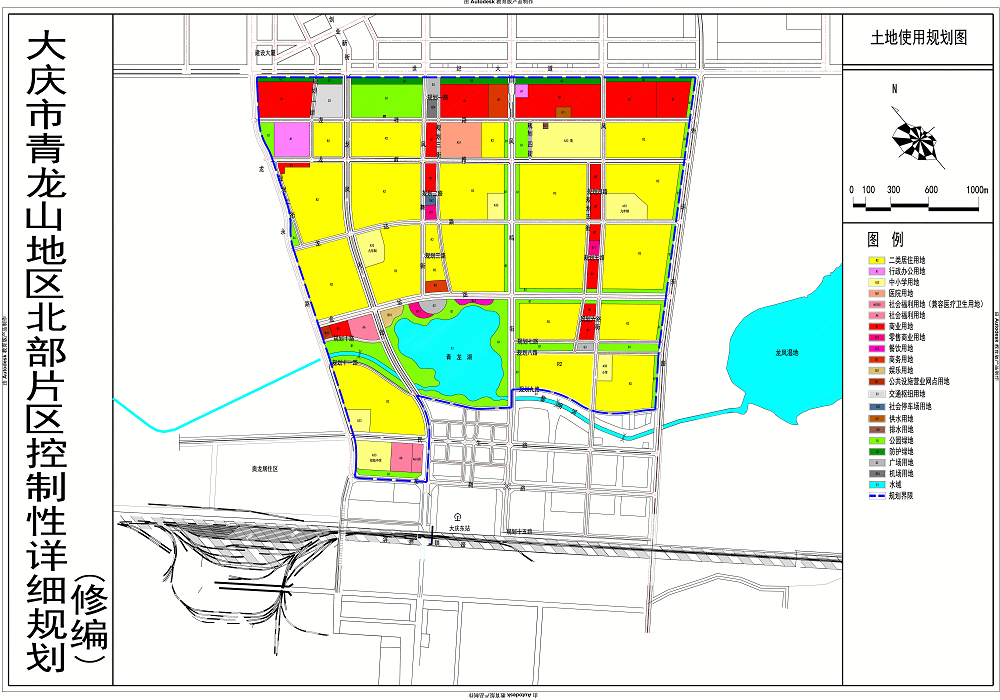
#> input picture color-match/cmr1.png, 1000 x 700 px
$ jupyter execute color-match-roi.ipynb
#> lines starting #> are read from the running program, lines starting #| are printed output that depends on the picture; after the words box and inside, x2 and y2 are one past the last pixel; in counts of white or black regions, pixels touching at a corner belong together
[cell 1]
import numpy as np
import cv2 as cv

"""缩小图像,方便看效果
resize会损失像素，造成边缘像素模糊，不要再用于计算的原图上使用
"""
def resizeImg(src):
    height, width = src.shape[:2]
    size = (800, int(height * 800/width))
    img = cv.resize(src, size, interpolation=cv.INTER_AREA)
    return img

"""根据threshold重新计算BGR的值
"""
def bgrWithThreshold(bgr, threshold):

    if type(bgr) == np.ndarray:
        bgr_list = bgr.tolist()
    elif type(bgr) == tuple:
        bgr_list = list(bgr)

    newBgr = []
    for x in bgr_list:
        if x + threshold < 0:
            newBgr.append(0)
        elif x + threshold > 255:
            newBgr.append(255)
        else:
            newBgr.append(x + threshold )

    return newBgr

def findPts(mask):
    contours, hierarchy = cv.findContours(mask, cv.RETR_EXTERNAL, cv.CHAIN_APPROX_SIMPLE)
    print(len(contours))
    listx = []
    listy=[]

    for i in range(0, len(contours)):
        c = contours[i]
        size = cv.contourArea(c)
        print(size)
        if size > 0:
            M = cv.moments(c)
            print(M)
            cX = int(M["m10"] / M["m00"])
            cY = int(M["m01"] / M["m00"])
            listx.append(cX)
            listy.append(cY)

    listxy = list(zip(listx,listy))
    listxy = np.array(listxy)
    return listxy

# 原图
img_white_bg = cv.imread('cmr1.png')
#> img_white_bg is the input picture: shape (700, 1000, 3); mean B, G, R 205.1, 231.6, 227.5
cv.imshow("img_white_bg", resizeImg(img_white_bg))
#> in resizeImg, `img = cv.resize(src, size, interpolation=cv.INTER_AREA)`:
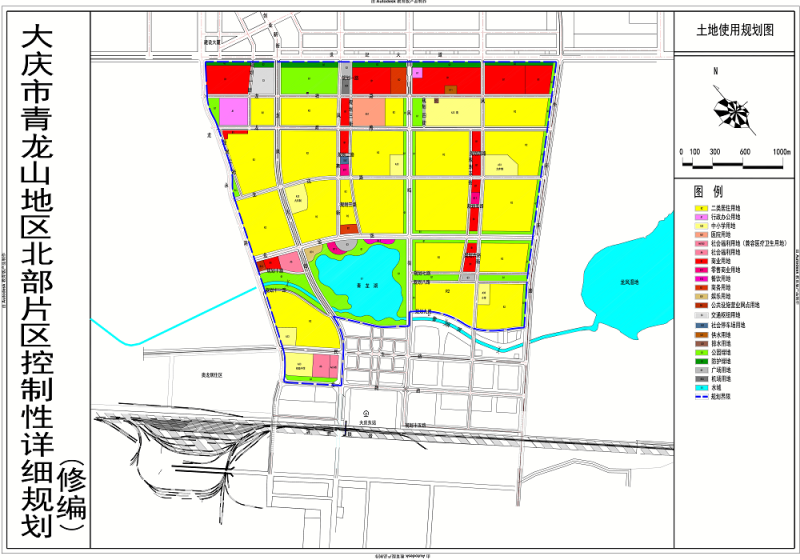
#> img: shape (560, 800, 3); mean B, G, R 205.1, 231.6, 227.5

segment_line_color = (255,0,0)
# 图片里的颜色可能和示例颜色不相等，适当增加点阈值来防色差
threshold = 0
lower = np.array(bgrWithThreshold(segment_line_color, -threshold), dtype="uint8")
upper = np.array(bgrWithThreshold(segment_line_color, threshold), dtype="uint8")
# 根据阈值找到对应颜色区域，黑底白块
mask = cv.inRange(img_white_bg, lower, upper)
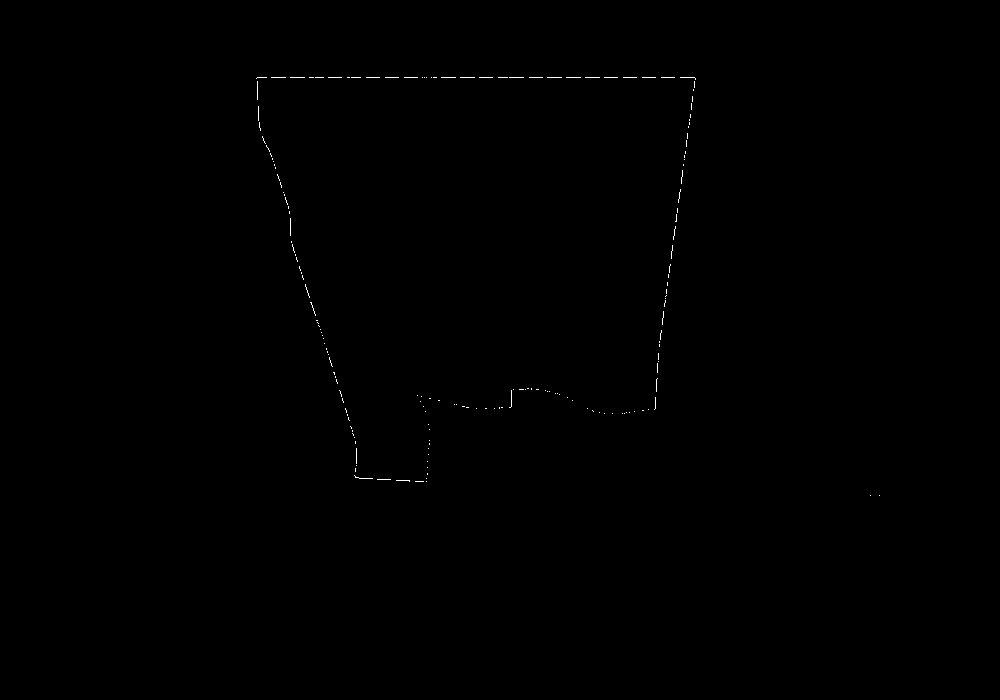
#> mask: shape (700, 1000); 0.14% white in thin lines or dots, all inside (x1, y1, x2, y2) = (256, 77, 880, 496)
cv.imshow("mask", resizeImg(mask))

# 找出所有的轮廓点
idx = cv.findNonZero(mask)
#> idx = contour of 986 points, box (x1, y1, x2, y2) (256, 77, 880, 496), area 40468
# blackBg = np.full(mask.shape[:2], 0, dtype=np.uint8)
# blackBg = cv.merge((blackBg,blackBg,blackBg))
blackBg = np.zeros(img_white_bg.shape, dtype=np.uint8)
# pts = idx # np.array([[10,5],[20,30],[70,20],[50,10]], np.int32)
pts = findPts(mask)
#> in findPts, `contours, hierarchy = cv.findContours(mask, cv.RETR_EXTERNAL, cv.CHAIN..`: contours = 181 contours, all with area under 20
#| 181
#> the loop in findPts, `for i in range(0, len(contours)):` made 181 passes
#> (c, size, cX, cY) on pass 5: ([[396, 480], [408, 480], [409, 481], [409, 480]], 0.5, 408, 480)
#> (size, cX, cY) on passes 8, 78, 98, 117: (0.5, 355, 476), (0.5, 333, 372), (0.5, 310, 302), (0.5, 675, 220)
#> (printed output is left out)
#> after the loop in findPts, `for i in range(0, len(contours)):`: listx = [408, 355, 333, 310, 675]; listy = [480, 476, 372, 302, 220]
#> in findPts, `listxy = list(zip(listx,listy))`: listxy = [(408, 480), (355, 476), (333, 372), (310, 302), (675, 220)]
#> in findPts, `listxy = np.array(listxy)`: listxy = [[408, 480], [355, 476], [333, 372], [310, 302], [675, 220]]
#> pts has the same summary as listxy in findPts
pts = pts.reshape((-1,1,2))
cv.polylines(blackBg,[pts],True,(0,255,255))
cv.imshow("blackBg", resizeImg(blackBg))

# black background
roiMask = np.zeros(mask.shape[:2], np.uint8)
roiMask = cv.fillConvexPoly(roiMask, idx, (255,255,255))
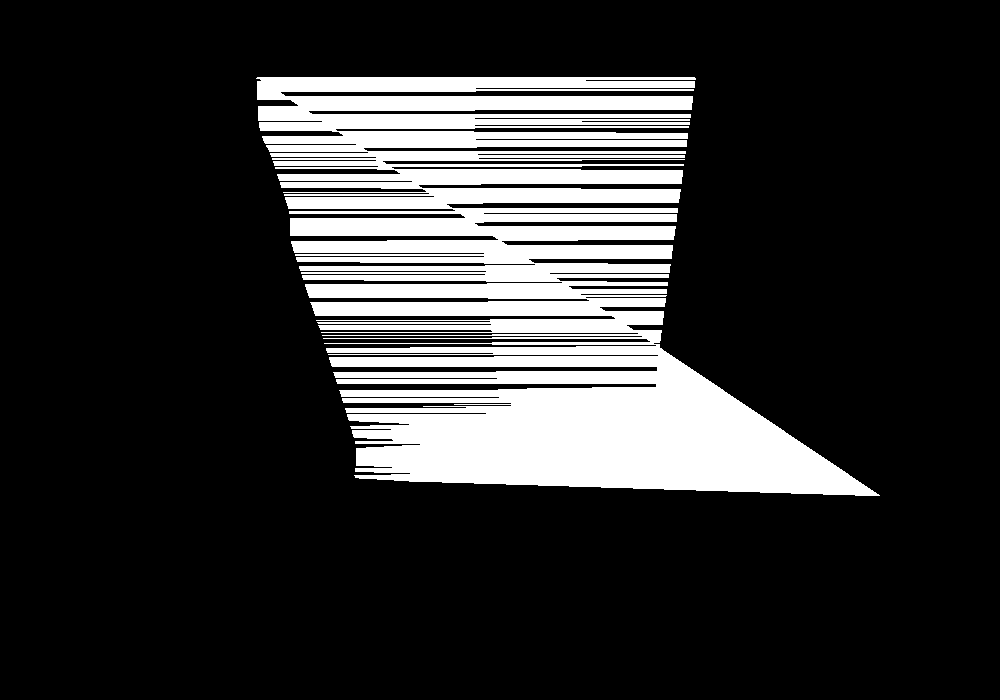
#> roiMask: shape (700, 1000); 18.9% white; 1 white region, box (x1, y1, x2, y2) and area: (256, 77, 880, 496) 132088
cv.imshow("roiMask", resizeImg(roiMask))
#> in resizeImg (call 4), `img = cv.resize(src, size, interpolation=cv.INTER_AREA)`:
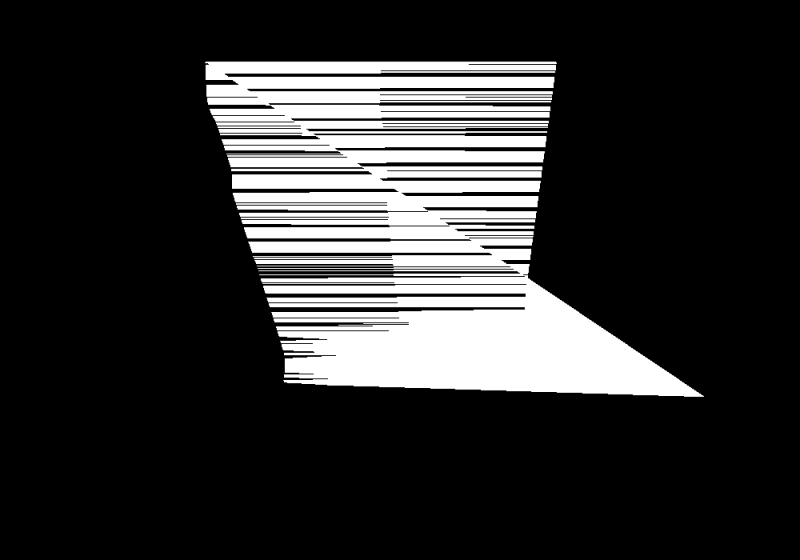
#> img: shape (560, 800); min 0, max 255, mean 48.1


cv.waitKey(0)
cv.destroyAllWindows()

[cell 2]
for i in range(2,5,2):
    print(i)

$ run again, with color-match/cmr2.png copied over color-match/cmr1.png
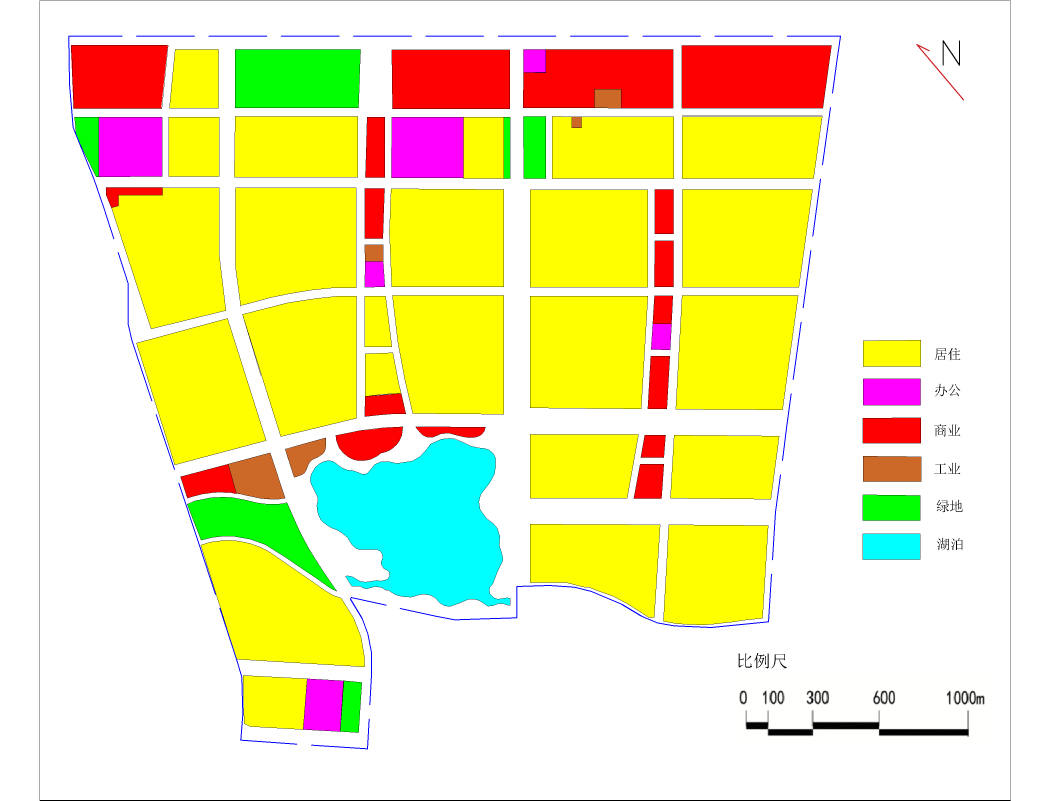
#> input picture color-match/cmr2.png, 3151 x 2401 px (shown at 1/3 size)
#> img_white_bg is the input picture: shape (2401, 3151, 3); mean B, G, R 171.5, 234, 239.1
#> `mask = cv.inRange(img_white_bg, lower, upper)`:
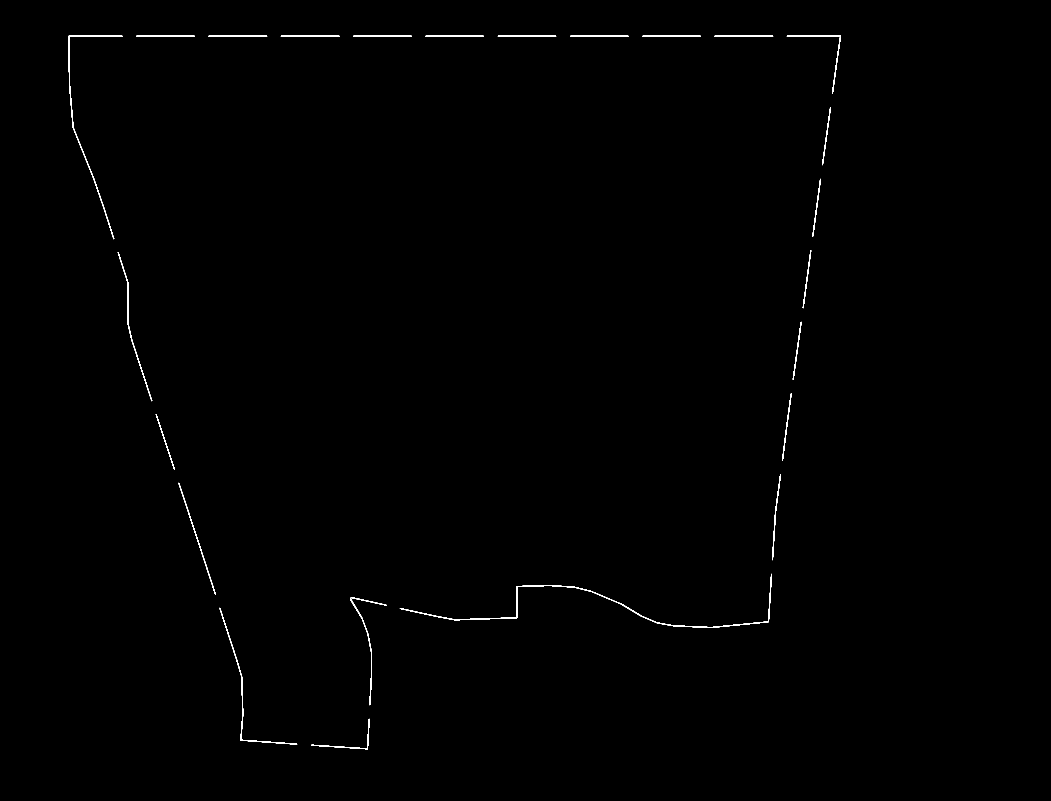
#> mask: shape (2401, 3151) (shown at 1/3 size); 0.29% white; 24 white regions
#> img: shape (609, 800)
#> idx = contour of 22274 points, box (x1, y1, x2, y2) (205, 107, 2523, 2248), area 1262404
#> contours = 24 contours; largest, box (x1, y1, x2, y2) and area: (1199, 1721, 2316, 1884) 2760, (205, 107, 368, 718) 1537, (658, 1823, 892, 2234) 1130, (1050, 1791, 1160, 2116) 922, (353, 756, 457, 1204) 891
#| 24
#> the loop in findPts, `for i in range(0, len(contours)):` made 24 passes
#> (size, cX, cY) on passes 1 to 8: (516.5, 1047, 2226), (1129.5, 737, 2082), (922.5, 1099, 1909), (2760, 1800, 1827), (670, 591, 1616), (513, 2326, 1551), (332, 495, 1325), (406, 2359, 1280)
#> (printed output is left out)
#> after the loop in findPts, `for i in range(0, len(contours)):`: listx = [1047, 737, 1099, 1800, 591, 2326, 495, 2359, 2391, 398, 2420, 2449, 2479, 2476, 2231, 2014, 1797, 1580, 1363, 1147, 930, 713, 496, 257]; listy = [2226, 2082, 1909, 1827, 1616, 1551, 1325, 1280, 1052, 979, 837, 622, 408, 152, 108, 108, 108, 108, 108, 108, 108, 108, 108, 348]
#> in findPts, `listxy = list(zip(listx,listy))`: listxy = 24 items, first 6: (1047, 2226), (737, 2082), (1099, 1909), (1800, 1827), (591, 1616), (2326, 1551)
#> in findPts, `listxy = np.array(listxy)`: listxy = 24 rows, first 8: [1047, 2226], [737, 2082], [1099, 1909], [1800, 1827], [591, 1616], [2326, 1551], [495, 1325], [2359, 1280]
#> pts has the same summary as listxy in findPts
#> img: shape (609, 800, 3)
#> roiMask: shape (2401, 3151); 42% white; 1 white region, box (x1, y1, x2, y2) and area: (205, 107, 2523, 2248) 3177833
#> in resizeImg (call 4), `img = cv.resize(src, size, interpolation=cv.INTER_AREA)`:
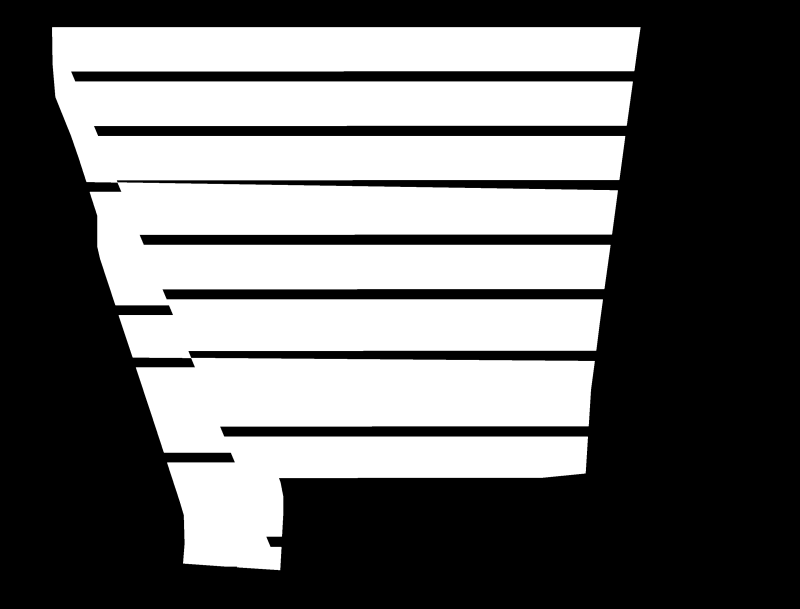
#> img: shape (609, 800); min 0, max 255, mean 107.1
